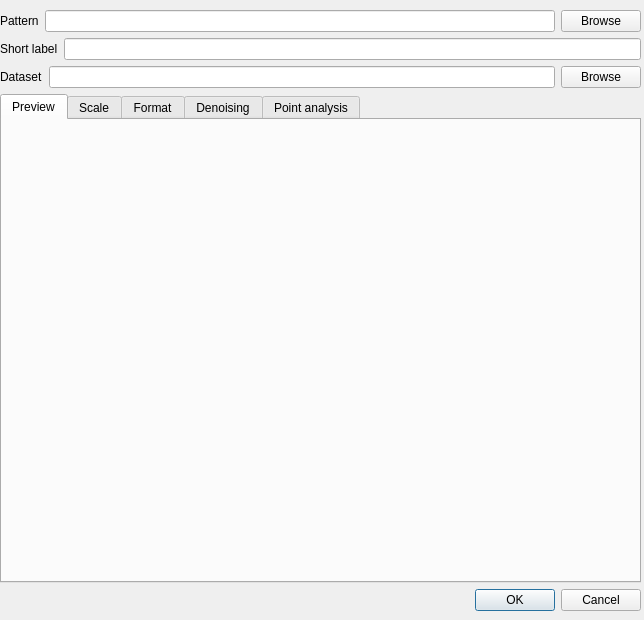
<?xml version="1.0" encoding="UTF-8"?>
<ui version="4.0">
 <class>Dialog</class>
 <widget class="QDialog" name="Dialog">
  <property name="geometry">
   <rect>
    <x>0</x>
    <y>0</y>
    <width>644</width>
    <height>620</height>
   </rect>
  </property>
  <property name="windowTitle">
   <string>Dialog</string>
  </property>
  <widget class="QWidget" name="layoutWidget">
   <property name="geometry">
    <rect>
     <x>0</x>
     <y>10</y>
     <width>641</width>
     <height>601</height>
    </rect>
   </property>
   <layout class="QVBoxLayout" name="verticalLayout_4">
    <item>
     <layout class="QVBoxLayout" name="verticalLayout_3">
      <item>
       <layout class="QHBoxLayout" name="horizontalLayout">
        <item>
         <widget class="QLabel" name="label">
          <property name="toolTip">
           <string>&lt;html&gt;&lt;head/&gt;&lt;body&gt;&lt;p&gt;The pattern to find the maps&lt;/p&gt;&lt;/body&gt;&lt;/html&gt;</string>
          </property>
          <property name="text">
           <string>Pattern</string>
          </property>
         </widget>
        </item>
        <item>
         <widget class="QLineEdit" name="pattern_box">
          <property name="toolTip">
           <string>&lt;html&gt;&lt;head/&gt;&lt;body&gt;&lt;p&gt;Enter the pattern to the maps. Replace the component part by {component}. Use the browse button to navigate the filesystem.&lt;/p&gt;&lt;/body&gt;&lt;/html&gt;</string>
          </property>
         </widget>
        </item>
        <item>
         <widget class="QPushButton" name="browse_button">
          <property name="toolTip">
           <string>&lt;html&gt;&lt;head/&gt;&lt;body&gt;&lt;p&gt;Click this button to select the BSE map to analyse&lt;/p&gt;&lt;/body&gt;&lt;/html&gt;</string>
          </property>
          <property name="text">
           <string>Browse</string>
          </property>
         </widget>
        </item>
       </layout>
      </item>
      <item>
       <layout class="QHBoxLayout" name="horizontalLayout_9">
        <item>
         <widget class="QLabel" name="label_12">
          <property name="toolTip">
           <string>&lt;html&gt;&lt;head/&gt;&lt;body&gt;&lt;p&gt;A short label to describe the map&lt;/p&gt;&lt;/body&gt;&lt;/html&gt;</string>
          </property>
          <property name="text">
           <string>Short label</string>
          </property>
         </widget>
        </item>
        <item>
         <widget class="QLineEdit" name="short_label_edit"/>
        </item>
       </layout>
      </item>
      <item>
       <layout class="QHBoxLayout" name="horizontalLayout_2">
        <item>
         <widget class="QLabel" name="dataset_label">
          <property name="text">
           <string>Dataset</string>
          </property>
         </widget>
        </item>
        <item>
         <widget class="QLineEdit" name="dataset_box"/>
        </item>
        <item>
         <widget class="QPushButton" name="browse_dset_button">
          <property name="toolTip">
           <string>&lt;html&gt;&lt;head/&gt;&lt;body&gt;&lt;p&gt;Click this button to select the BSE map to analyse&lt;/p&gt;&lt;/body&gt;&lt;/html&gt;</string>
          </property>
          <property name="text">
           <string>Browse</string>
          </property>
         </widget>
        </item>
       </layout>
      </item>
     </layout>
    </item>
    <item>
     <widget class="QTabWidget" name="tabWidget">
      <property name="currentIndex">
       <number>0</number>
      </property>
      <widget class="QWidget" name="preview_tab">
       <property name="enabled">
        <bool>true</bool>
       </property>
       <property name="toolTip">
        <string>&lt;html&gt;&lt;head/&gt;&lt;body&gt;&lt;p&gt;Preview the BSE map&lt;/p&gt;&lt;/body&gt;&lt;/html&gt;</string>
       </property>
       <attribute name="title">
        <string>Preview</string>
       </attribute>
      </widget>
      <widget class="QWidget" name="tab">
       <attribute name="title">
        <string>Scale</string>
       </attribute>
       <widget class="QWidget" name="layoutWidget">
        <property name="geometry">
         <rect>
          <x>60</x>
          <y>40</y>
          <width>304</width>
          <height>74</height>
         </rect>
        </property>
        <layout class="QVBoxLayout" name="verticalLayout_6">
         <item>
          <layout class="QHBoxLayout" name="horizontalLayout_11">
           <item>
            <widget class="QLabel" name="label_24">
             <property name="text">
              <string>Pixel size:</string>
             </property>
            </widget>
           </item>
           <item>
            <widget class="QDoubleSpinBox" name="dx_scale_box">
             <property name="toolTip">
              <string>&lt;html&gt;&lt;head/&gt;&lt;body&gt;&lt;p&gt;Indicate the size of a pixel in the map&lt;/p&gt;&lt;/body&gt;&lt;/html&gt;</string>
             </property>
             <property name="decimals">
              <number>2</number>
             </property>
             <property name="maximum">
              <double>999999.000000000000000</double>
             </property>
            </widget>
           </item>
           <item>
            <widget class="QLabel" name="label_23">
             <property name="text">
              <string>nm</string>
             </property>
            </widget>
           </item>
          </layout>
         </item>
        </layout>
       </widget>
      </widget>
      <widget class="QWidget" name="format_tab">
       <attribute name="title">
        <string>Format</string>
       </attribute>
       <widget class="QWidget" name="layoutWidget">
        <property name="geometry">
         <rect>
          <x>70</x>
          <y>20</y>
          <width>161</width>
          <height>331</height>
         </rect>
        </property>
        <layout class="QVBoxLayout" name="verticalLayout_5">
         <item>
          <widget class="QLabel" name="label_20">
           <property name="text">
            <string>BSE map input format:</string>
           </property>
          </widget>
         </item>
         <item>
          <layout class="QGridLayout" name="gridLayout_2">
           <item row="0" column="0">
            <widget class="QLabel" name="label_14">
             <property name="text">
              <string>Delimiter</string>
             </property>
            </widget>
           </item>
           <item row="0" column="1">
            <widget class="QLineEdit" name="format_bse_delim">
             <property name="toolTip">
              <string>&lt;html&gt;&lt;head/&gt;&lt;body&gt;&lt;p&gt;The delimiter (',', ';', '\t', ...) for the BSE map&lt;/p&gt;&lt;/body&gt;&lt;/html&gt;</string>
             </property>
             <property name="inputMethodHints">
              <set>Qt::ImhNone</set>
             </property>
             <property name="alignment">
              <set>Qt::AlignRight|Qt::AlignTrailing|Qt::AlignVCenter</set>
             </property>
            </widget>
           </item>
           <item row="1" column="0">
            <widget class="QLabel" name="label_15">
             <property name="text">
              <string>Max Value</string>
             </property>
            </widget>
           </item>
           <item row="1" column="1">
            <widget class="QLineEdit" name="format_bse_max">
             <property name="toolTip">
              <string>&lt;html&gt;&lt;head/&gt;&lt;body&gt;&lt;p&gt;Maximum value for the BSE map. Use -1 to normalize with respect to the maximum value.&lt;/p&gt;&lt;/body&gt;&lt;/html&gt;</string>
             </property>
             <property name="inputMethodHints">
              <set>Qt::ImhDigitsOnly</set>
             </property>
             <property name="alignment">
              <set>Qt::AlignRight|Qt::AlignTrailing|Qt::AlignVCenter</set>
             </property>
            </widget>
           </item>
           <item row="2" column="0">
            <widget class="QLabel" name="label_16">
             <property name="text">
              <string>Min Value</string>
             </property>
            </widget>
           </item>
           <item row="2" column="1">
            <widget class="QLineEdit" name="format_bse_min">
             <property name="toolTip">
              <string>&lt;html&gt;&lt;head/&gt;&lt;body&gt;&lt;p&gt;The minimum value of the BSE maps. Will be renormalized to 0.&lt;/p&gt;&lt;/body&gt;&lt;/html&gt;</string>
             </property>
             <property name="inputMethodHints">
              <set>Qt::ImhDigitsOnly</set>
             </property>
             <property name="alignment">
              <set>Qt::AlignRight|Qt::AlignTrailing|Qt::AlignVCenter</set>
             </property>
            </widget>
           </item>
          </layout>
         </item>
         <item>
          <widget class="QLabel" name="label_21">
           <property name="text">
            <string>EDS map input format:</string>
           </property>
          </widget>
         </item>
         <item>
          <layout class="QGridLayout" name="gridLayout_3">
           <item row="0" column="0">
            <widget class="QLabel" name="label_17">
             <property name="text">
              <string>Delimiter</string>
             </property>
            </widget>
           </item>
           <item row="0" column="1">
            <widget class="QLineEdit" name="format_eds_delim">
             <property name="toolTip">
              <string>&lt;html&gt;&lt;head/&gt;&lt;body&gt;&lt;p&gt;The delimiter (',', ';', '\t', ...) for the EDS maps&lt;/p&gt;&lt;/body&gt;&lt;/html&gt;</string>
             </property>
             <property name="alignment">
              <set>Qt::AlignRight|Qt::AlignTrailing|Qt::AlignVCenter</set>
             </property>
            </widget>
           </item>
           <item row="1" column="0">
            <widget class="QLabel" name="label_18">
             <property name="text">
              <string>Max Value</string>
             </property>
            </widget>
           </item>
           <item row="1" column="1">
            <widget class="QLineEdit" name="format_eds_max">
             <property name="toolTip">
              <string>&lt;html&gt;&lt;head/&gt;&lt;body&gt;&lt;p&gt;Maximum value for the EDS map. Use -1 to normalize with respect to the maximum value.&lt;/p&gt;&lt;/body&gt;&lt;/html&gt;</string>
             </property>
             <property name="inputMethodHints">
              <set>Qt::ImhDigitsOnly</set>
             </property>
             <property name="alignment">
              <set>Qt::AlignRight|Qt::AlignTrailing|Qt::AlignVCenter</set>
             </property>
            </widget>
           </item>
           <item row="2" column="0">
            <widget class="QLabel" name="label_19">
             <property name="text">
              <string>Min Value</string>
             </property>
            </widget>
           </item>
           <item row="2" column="1">
            <widget class="QLineEdit" name="format_eds_min">
             <property name="toolTip">
              <string>&lt;html&gt;&lt;head/&gt;&lt;body&gt;&lt;p&gt;The minimum value of the BSE maps. Will be renormalized to 0.&lt;/p&gt;&lt;/body&gt;&lt;/html&gt;</string>
             </property>
             <property name="inputMethodHints">
              <set>Qt::ImhDigitsOnly</set>
             </property>
             <property name="alignment">
              <set>Qt::AlignRight|Qt::AlignTrailing|Qt::AlignVCenter</set>
             </property>
            </widget>
           </item>
          </layout>
         </item>
        </layout>
       </widget>
       <widget class="QWidget" name="layoutWidget">
        <property name="geometry">
         <rect>
          <x>390</x>
          <y>20</y>
          <width>176</width>
          <height>331</height>
         </rect>
        </property>
        <layout class="QVBoxLayout" name="verticalLayout_7">
         <item>
          <widget class="QPushButton" name="load_esprit_button">
           <property name="text">
            <string>Load Esprit format</string>
           </property>
          </widget>
         </item>
         <item>
          <widget class="QPushButton" name="load_aztec_button">
           <property name="text">
            <string>Load Aztec format</string>
           </property>
          </widget>
         </item>
         <item>
          <widget class="QPushButton" name="load_imagej_button">
           <property name="text">
            <string>Load ImageJ BSE format</string>
           </property>
          </widget>
         </item>
         <item>
          <spacer name="verticalSpacer">
           <property name="orientation">
            <enum>Qt::Vertical</enum>
           </property>
           <property name="sizeHint" stdset="0">
            <size>
             <width>20</width>
             <height>40</height>
            </size>
           </property>
          </spacer>
         </item>
         <item>
          <widget class="QPushButton" name="reload_preview_button">
           <property name="text">
            <string>Reload Preview</string>
           </property>
          </widget>
         </item>
        </layout>
       </widget>
      </widget>
      <widget class="QWidget" name="filter_tab">
       <attribute name="title">
        <string>Denoising</string>
       </attribute>
       <widget class="QWidget" name="layoutWidget">
        <property name="geometry">
         <rect>
          <x>70</x>
          <y>60</y>
          <width>281</width>
          <height>141</height>
         </rect>
        </property>
        <layout class="QGridLayout" name="gridLayout">
         <item row="3" column="1">
          <widget class="QLabel" name="label_11">
           <property name="text">
            <string>Sigma</string>
           </property>
          </widget>
         </item>
         <item row="1" column="0">
          <widget class="QRadioButton" name="tv_filter_check">
           <property name="text">
            <string>Total variation</string>
           </property>
           <property name="checked">
            <bool>true</bool>
           </property>
          </widget>
         </item>
         <item row="2" column="2">
          <widget class="QSpinBox" name="radius_filter_box">
           <property name="maximum">
            <number>999</number>
           </property>
           <property name="value">
            <number>3</number>
           </property>
          </widget>
         </item>
         <item row="3" column="0">
          <widget class="QRadioButton" name="gaussian_filter_check">
           <property name="text">
            <string>Gaussian filter</string>
           </property>
          </widget>
         </item>
         <item row="3" column="2">
          <widget class="QDoubleSpinBox" name="sigma_filter_box">
           <property name="decimals">
            <number>3</number>
           </property>
           <property name="value">
            <double>0.500000000000000</double>
           </property>
          </widget>
         </item>
         <item row="1" column="2">
          <widget class="QLineEdit" name="weight_filter_box">
           <property name="inputMethodHints">
            <set>Qt::ImhDigitsOnly</set>
           </property>
           <property name="inputMask">
            <string>0000.0000</string>
           </property>
           <property name="text">
            <string>0.1</string>
           </property>
          </widget>
         </item>
         <item row="2" column="0">
          <widget class="QRadioButton" name="mean_filter_check">
           <property name="text">
            <string>Mean filter</string>
           </property>
          </widget>
         </item>
         <item row="2" column="1">
          <widget class="QLabel" name="label_10">
           <property name="text">
            <string>Radius</string>
           </property>
          </widget>
         </item>
         <item row="1" column="1">
          <widget class="QLabel" name="label_9">
           <property name="text">
            <string>Weight</string>
           </property>
          </widget>
         </item>
         <item row="0" column="0">
          <widget class="QRadioButton" name="no_filter_check">
           <property name="text">
            <string>No Filter</string>
           </property>
          </widget>
         </item>
         <item row="0" column="1">
          <spacer name="horizontalSpacer">
           <property name="orientation">
            <enum>Qt::Horizontal</enum>
           </property>
           <property name="sizeHint" stdset="0">
            <size>
             <width>40</width>
             <height>20</height>
            </size>
           </property>
          </spacer>
         </item>
         <item row="0" column="2">
          <spacer name="horizontalSpacer_2">
           <property name="orientation">
            <enum>Qt::Horizontal</enum>
           </property>
           <property name="sizeHint" stdset="0">
            <size>
             <width>40</width>
             <height>20</height>
            </size>
           </property>
          </spacer>
         </item>
        </layout>
       </widget>
      </widget>
      <widget class="QWidget" name="param_tab">
       <attribute name="title">
        <string>Point analysis</string>
       </attribute>
       <widget class="QWidget" name="layoutWidget">
        <property name="geometry">
         <rect>
          <x>20</x>
          <y>20</y>
          <width>511</width>
          <height>341</height>
         </rect>
        </property>
        <layout class="QVBoxLayout" name="verticalLayout_2">
         <item>
          <widget class="QCheckBox" name="segmentation_check">
           <property name="text">
            <string>Use segmentation</string>
           </property>
           <property name="checked">
            <bool>true</bool>
           </property>
          </widget>
         </item>
         <item>
          <layout class="QVBoxLayout" name="verticalLayout">
           <item>
            <layout class="QHBoxLayout" name="horizontalLayout_3">
             <item>
              <widget class="QLabel" name="label_3">
               <property name="text">
                <string>Green</string>
               </property>
              </widget>
             </item>
             <item>
              <widget class="QComboBox" name="green_combo"/>
             </item>
             <item>
              <widget class="QDoubleSpinBox" name="green_factor_box">
               <property name="decimals">
                <number>2</number>
               </property>
               <property name="value">
                <double>4.000000000000000</double>
               </property>
              </widget>
             </item>
            </layout>
           </item>
           <item>
            <layout class="QHBoxLayout" name="horizontalLayout_4">
             <item>
              <widget class="QLabel" name="label_4">
               <property name="text">
                <string>Red</string>
               </property>
              </widget>
             </item>
             <item>
              <widget class="QComboBox" name="red_combo"/>
             </item>
             <item>
              <widget class="QDoubleSpinBox" name="red_factor_box">
               <property name="value">
                <double>4.000000000000000</double>
               </property>
              </widget>
             </item>
            </layout>
           </item>
           <item>
            <layout class="QHBoxLayout" name="horizontalLayout_5">
             <item>
              <widget class="QLabel" name="label_5">
               <property name="text">
                <string>Blue</string>
               </property>
              </widget>
             </item>
             <item>
              <widget class="QComboBox" name="blue_combo"/>
             </item>
             <item>
              <widget class="QDoubleSpinBox" name="blue_factor_box">
               <property name="value">
                <double>2.000000000000000</double>
               </property>
              </widget>
             </item>
            </layout>
           </item>
          </layout>
         </item>
         <item>
          <layout class="QHBoxLayout" name="horizontalLayout_7">
           <item>
            <widget class="QCheckBox" name="bsemix_check">
             <property name="text">
              <string>Mix with BSE</string>
             </property>
             <property name="checked">
              <bool>true</bool>
             </property>
            </widget>
           </item>
           <item>
            <widget class="QLabel" name="label_7">
             <property name="text">
              <string>Alpha</string>
             </property>
             <property name="alignment">
              <set>Qt::AlignRight|Qt::AlignTrailing|Qt::AlignVCenter</set>
             </property>
            </widget>
           </item>
           <item>
            <widget class="QDoubleSpinBox" name="alpha_box">
             <property name="maximum">
              <double>1.000000000000000</double>
             </property>
             <property name="singleStep">
              <double>0.050000000000000</double>
             </property>
             <property name="value">
              <double>0.800000000000000</double>
             </property>
            </widget>
           </item>
          </layout>
         </item>
         <item>
          <layout class="QHBoxLayout" name="horizontalLayout_6">
           <item>
            <widget class="QLabel" name="label_6">
             <property name="text">
              <string>Number of points</string>
             </property>
            </widget>
           </item>
           <item>
            <widget class="QLineEdit" name="numberpts_box">
             <property name="inputMethodHints">
              <set>Qt::ImhDigitsOnly</set>
             </property>
             <property name="text">
              <string>20000</string>
             </property>
             <property name="alignment">
              <set>Qt::AlignRight|Qt::AlignTrailing|Qt::AlignVCenter</set>
             </property>
            </widget>
           </item>
           <item>
            <widget class="QLabel" name="label_13">
             <property name="text">
              <string>Compactness</string>
             </property>
            </widget>
           </item>
           <item>
            <widget class="QLineEdit" name="compactness_box">
             <property name="inputMethodHints">
              <set>Qt::ImhDigitsOnly</set>
             </property>
             <property name="text">
              <string>5.0</string>
             </property>
             <property name="alignment">
              <set>Qt::AlignRight|Qt::AlignTrailing|Qt::AlignVCenter</set>
             </property>
            </widget>
           </item>
          </layout>
         </item>
         <item>
          <layout class="QHBoxLayout" name="horizontalLayout_8">
           <item>
            <widget class="QCheckBox" name="filterbse_check">
             <property name="text">
              <string>Filter with BSE</string>
             </property>
             <property name="checked">
              <bool>true</bool>
             </property>
            </widget>
           </item>
           <item>
            <widget class="QLabel" name="label_8">
             <property name="text">
              <string>Min BSE</string>
             </property>
             <property name="alignment">
              <set>Qt::AlignRight|Qt::AlignTrailing|Qt::AlignVCenter</set>
             </property>
            </widget>
           </item>
           <item>
            <widget class="QDoubleSpinBox" name="minbse_box">
             <property name="decimals">
              <number>3</number>
             </property>
             <property name="value">
              <double>0.200000000000000</double>
             </property>
            </widget>
           </item>
          </layout>
         </item>
        </layout>
       </widget>
      </widget>
     </widget>
    </item>
    <item>
     <widget class="QDialogButtonBox" name="buttonBox">
      <property name="orientation">
       <enum>Qt::Horizontal</enum>
      </property>
      <property name="standardButtons">
       <set>QDialogButtonBox::Cancel|QDialogButtonBox::Ok</set>
      </property>
     </widget>
    </item>
   </layout>
  </widget>
 </widget>
 <resources/>
 <connections>
  <connection>
   <sender>buttonBox</sender>
   <signal>accepted()</signal>
   <receiver>Dialog</receiver>
   <slot>accept()</slot>
   <hints>
    <hint type="sourcelabel">
     <x>498</x>
     <y>584</y>
    </hint>
    <hint type="destinationlabel">
     <x>157</x>
     <y>274</y>
    </hint>
   </hints>
  </connection>
  <connection>
   <sender>buttonBox</sender>
   <signal>rejected()</signal>
   <receiver>Dialog</receiver>
   <slot>reject()</slot>
   <hints>
    <hint type="sourcelabel">
     <x>566</x>
     <y>590</y>
    </hint>
    <hint type="destinationlabel">
     <x>286</x>
     <y>274</y>
    </hint>
   </hints>
  </connection>
 </connections>
</ui>
